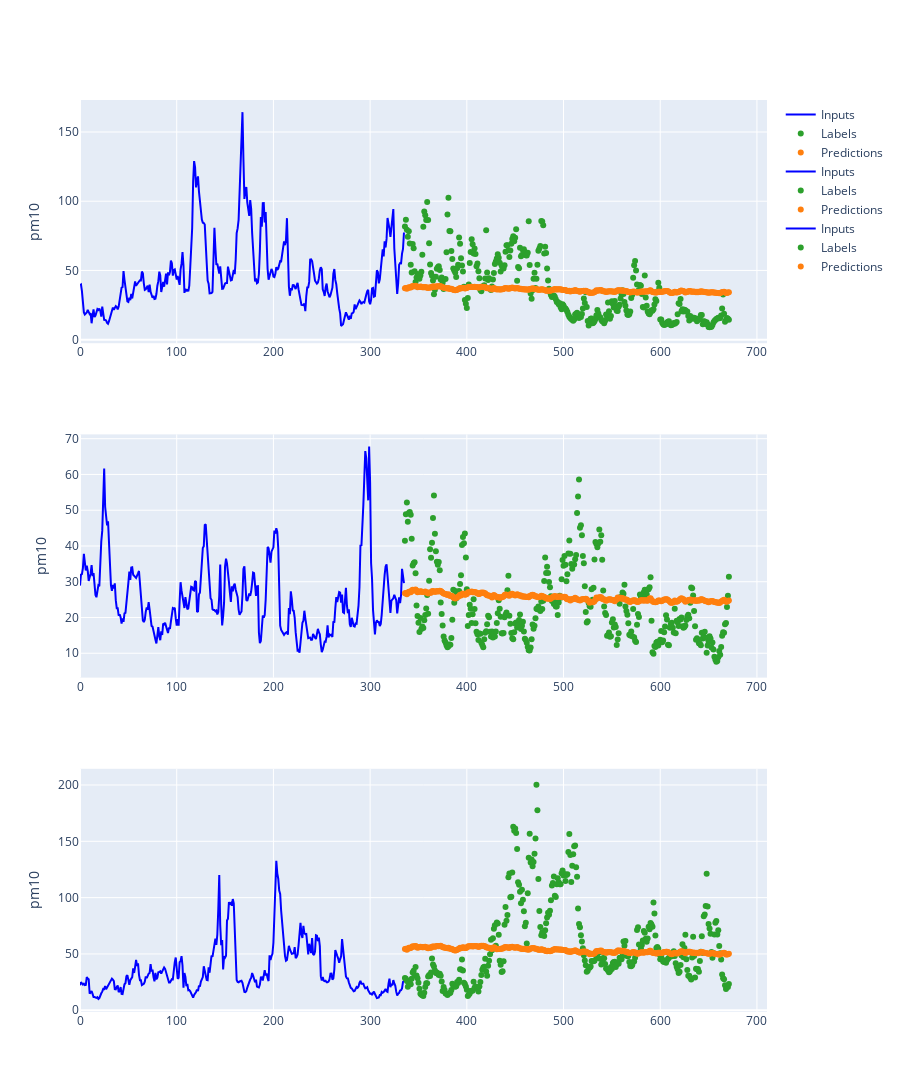

Here is the notebook cell this chart was saved with:
### Code cell
windowGenerator.plot(cnn_lstm_model)

### Figure 1 — Plotly figure (JSON) as saved in the notebook; plotly's stock layout.template omitted (floating-point values rounded to 4 significant figures; data arrays with more than 128 entries replaced by an {"elided": "..."} marker saying what was removed)
{"data": [{"marker": {"color": "blue"}, "name": "Inputs", "type": "scatter", "x": {"elided": "336 int values"}, "xaxis": "x", "y": {"elided": "336 float values"}, "yaxis": "y"}, {"marker": {"color": "#2ca02c"}, "mode": "markers", "name": "Labels", "type": "scatter", "x": {"elided": "336 int values"}, "xaxis": "x", "y": {"elided": "336 float values"}, "yaxis": "y"}, {"marker": {"color": "#ff7f0e"}, "mode": "markers", "name": "Predictions", "type": "scatter", "x": {"elided": "336 int values"}, "xaxis": "x", "y": {"elided": "336 float values"}, "yaxis": "y"}, {"marker": {"color": "blue"}, "name": "Inputs", "type": "scatter", "x": {"elided": "336 int values"}, "xaxis": "x2", "y": {"elided": "336 float values"}, "yaxis": "y2"}, {"marker": {"color": "#2ca02c"}, "mode": "markers", "name": "Labels", "type": "scatter", "x": {"elided": "336 int values"}, "xaxis": "x2", "y": {"elided": "336 float values"}, "yaxis": "y2"}, {"marker": {"color": "#ff7f0e"}, "mode": "markers", "name": "Predictions", "type": "scatter", "x": {"elided": "336 int values"}, "xaxis": "x2", "y": {"elided": "336 float values"}, "yaxis": "y2"}, {"marker": {"color": "blue"}, "name": "Inputs", "type": "scatter", "x": {"elided": "336 int values"}, "xaxis": "x3", "y": {"elided": "336 float values"}, "yaxis": "y3"}, {"marker": {"color": "#2ca02c"}, "mode": "markers", "name": "Labels", "type": "scatter", "x": {"elided": "336 int values"}, "xaxis": "x3", "y": {"elided": "336 float values"}, "yaxis": "y3"}, {"marker": {"color": "#ff7f0e"}, "mode": "markers", "name": "Predictions", "type": "scatter", "x": {"elided": "336 int values"}, "xaxis": "x3", "y": {"elided": "336 float values"}, "yaxis": "y3"}], "layout": {"height": 1200, "xaxis": {"anchor": "y", "domain": [0, 1]}, "xaxis2": {"anchor": "y2", "domain": [0, 1]}, "xaxis3": {"anchor": "y3", "domain": [0, 1]}, "yaxis": {"anchor": "x", "domain": [0.7333, 1], "title": {"text": "pm10"}}, "yaxis2": {"anchor": "x2", "domain": [0.3667, 0.6333], "title": {"text": "pm10"}}, "yaxis3": {"anchor": "x3", "domain": [0, 0.2667], "title": {"text": "pm10"}}}}
